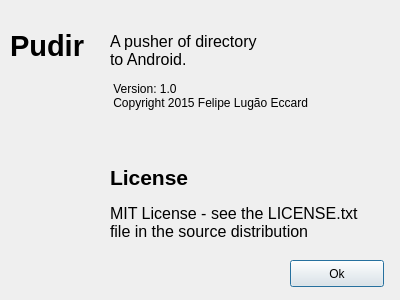
<?xml version="1.0" encoding="UTF-8"?>
<ui version="4.0">
 <class>AboutDialog</class>
 <widget class="QDialog" name="AboutDialog">
  <property name="geometry">
   <rect>
    <x>0</x>
    <y>0</y>
    <width>400</width>
    <height>300</height>
   </rect>
  </property>
  <property name="minimumSize">
   <size>
    <width>400</width>
    <height>300</height>
   </size>
  </property>
  <property name="windowTitle">
   <string>About</string>
  </property>
  <widget class="QPushButton" name="pushButton">
   <property name="geometry">
    <rect>
     <x>290</x>
     <y>260</y>
     <width>94</width>
     <height>27</height>
    </rect>
   </property>
   <property name="text">
    <string>Ok</string>
   </property>
  </widget>
  <widget class="QLabel" name="label">
   <property name="geometry">
    <rect>
     <x>10</x>
     <y>10</y>
     <width>101</width>
     <height>71</height>
    </rect>
   </property>
   <property name="font">
    <font>
     <pointsize>22</pointsize>
     <weight>75</weight>
     <bold>true</bold>
    </font>
   </property>
   <property name="text">
    <string>Pudir</string>
   </property>
  </widget>
  <widget class="QWidget" name="verticalLayoutWidget">
   <property name="geometry">
    <rect>
     <x>110</x>
     <y>30</y>
     <width>291</width>
     <height>212</height>
    </rect>
   </property>
   <layout class="QVBoxLayout" name="verticalLayout">
    <item>
     <widget class="QLabel" name="label_2">
      <property name="font">
       <font>
        <pointsize>12</pointsize>
       </font>
      </property>
      <property name="text">
       <string>A pusher of directory 
to Android.</string>
      </property>
     </widget>
    </item>
    <item>
     <widget class="QLabel" name="label_5">
      <property name="text">
       <string> Version: 1.0
 Copyright 2015 Felipe Lugão Eccard</string>
      </property>
     </widget>
    </item>
    <item>
     <spacer name="verticalSpacer">
      <property name="orientation">
       <enum>Qt::Vertical</enum>
      </property>
      <property name="sizeType">
       <enum>QSizePolicy::Minimum</enum>
      </property>
      <property name="sizeHint" stdset="0">
       <size>
        <width>20</width>
        <height>36</height>
       </size>
      </property>
     </spacer>
    </item>
    <item>
     <widget class="QLabel" name="label_3">
      <property name="font">
       <font>
        <pointsize>16</pointsize>
        <weight>75</weight>
        <bold>true</bold>
       </font>
      </property>
      <property name="text">
       <string>License</string>
      </property>
     </widget>
    </item>
    <item>
     <widget class="QLabel" name="label_4">
      <property name="font">
       <font>
        <pointsize>12</pointsize>
       </font>
      </property>
      <property name="text">
       <string>MIT License - see the LICENSE.txt
file in the source distribution</string>
      </property>
     </widget>
    </item>
   </layout>
  </widget>
 </widget>
 <resources/>
 <connections/>
</ui>
